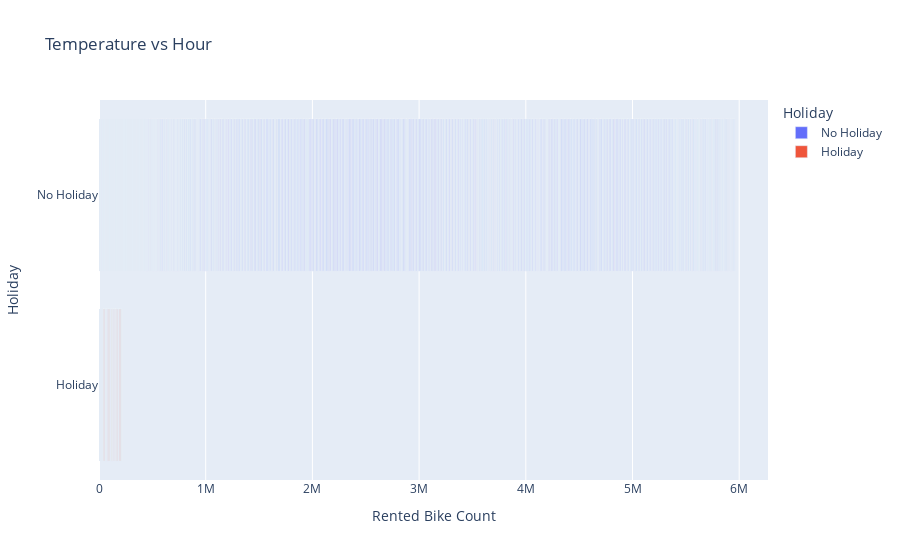

Here is the notebook cell this chart was saved with:
### Code cell
fig_temp = px.bar(data, x='Rented Bike Count', y='Holiday', title='Temperature vs Hour',color='Holiday')
fig_temp.show()

### Figure 1 — Plotly figure (JSON) as saved in the notebook; plotly's stock layout.template omitted (floating-point values rounded to 4 significant figures; data arrays with more than 128 entries replaced by an {"elided": "..."} marker saying what was removed)
{"data": [{"alignmentgroup": "True", "hovertemplate": "Holiday=%{y}<br>Rented Bike Count=%{x}<extra></extra>", "legendgroup": "No Holiday", "marker": {"color": "#636efa", "pattern": {"shape": ""}}, "name": "No Holiday", "offsetgroup": "No Holiday", "orientation": "h", "showlegend": true, "textposition": "auto", "type": "bar", "x": {"elided": "8328 int values"}, "xaxis": "x", "y": {"elided": "8328 str values"}, "yaxis": "y"}, {"alignmentgroup": "True", "hovertemplate": "Holiday=%{y}<br>Rented Bike Count=%{x}<extra></extra>", "legendgroup": "Holiday", "marker": {"color": "#EF553B", "pattern": {"shape": ""}}, "name": "Holiday", "offsetgroup": "Holiday", "orientation": "h", "showlegend": true, "textposition": "auto", "type": "bar", "x": {"elided": "432 int values"}, "xaxis": "x", "y": {"elided": "432 str values"}, "yaxis": "y"}], "layout": {"barmode": "relative", "legend": {"title": {"text": "Holiday"}, "tracegroupgap": 0}, "title": {"text": "Temperature vs Hour"}, "xaxis": {"anchor": "y", "domain": [0, 1], "title": {"text": "Rented Bike Count"}}, "yaxis": {"anchor": "x", "categoryarray": ["Holiday", "No Holiday"], "categoryorder": "array", "domain": [0, 1], "title": {"text": "Holiday"}}}}
